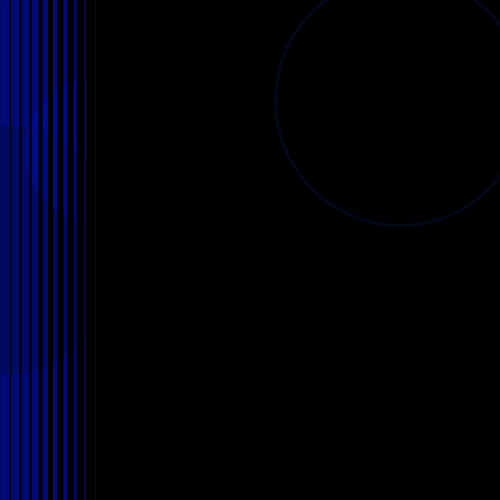
Frame 1 (no input)
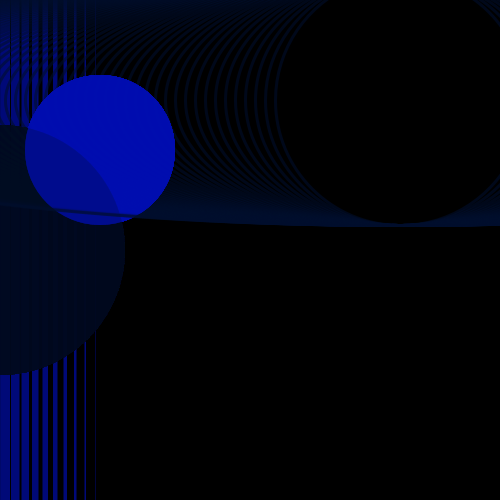
Frame 60 (the mouse pressed at the canvas centre just before this capture)
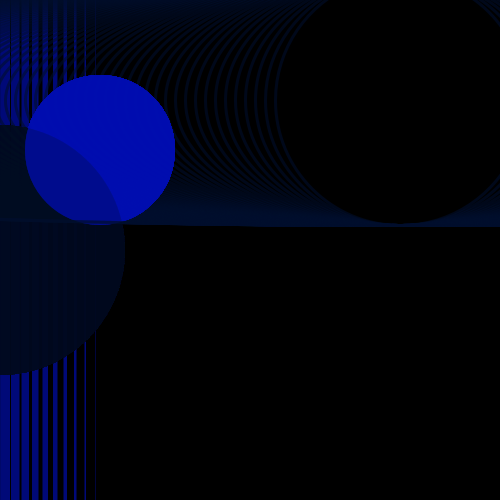
Frame 120 (the mouse held since frame 60 and released just before this capture)

The Processing sketch that drew these frames (run headless with seeded random() and noise(); from frame 60 on, the mouse is pressed at the canvas centre):

// Processing sketch: processing_31549
// ── processing_31549.pde

float x=10;
float y=0;
  float L=250;
  float E=250;
  float R=0;

void setup(){
 
 background(0,9,120);
 size(500,500);
 smooth();
 strokeWeight(1);
 
}

void draw(){
 
  noStroke();
  fill(0,12,31,50);
  ellipse(0,250,250,250);
  
  fill(0,12,175,100);
  ellipse(100,150,150,150);
  
  stroke(0);
  while(y<50)
  {
    strokeWeight(y);
  line(y*x,0,y*x,500);
  y =y+1;
  }
  
  
  
   stroke(0,13,45,150);
   strokeWeight(3);
   noFill();
   
    ellipse(400,100,L,E);
    L=L+20;
     
   
    
 
}

 
  
